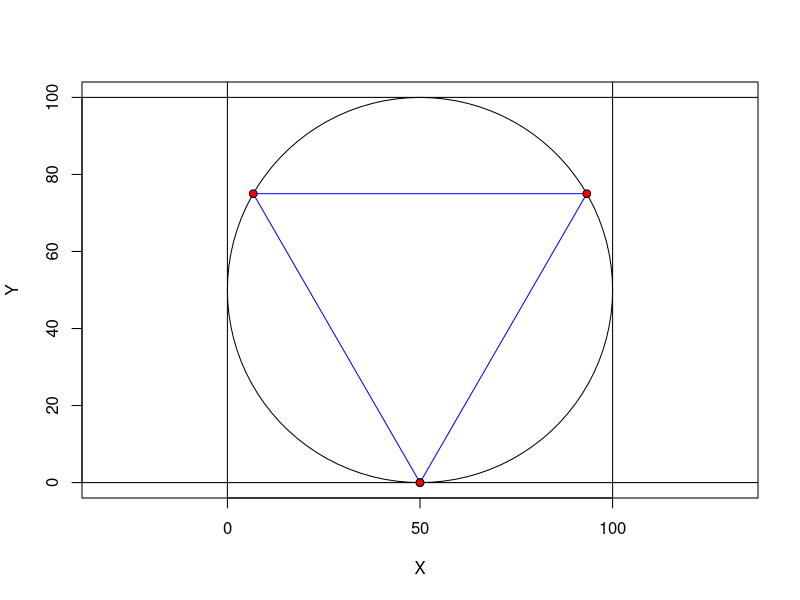
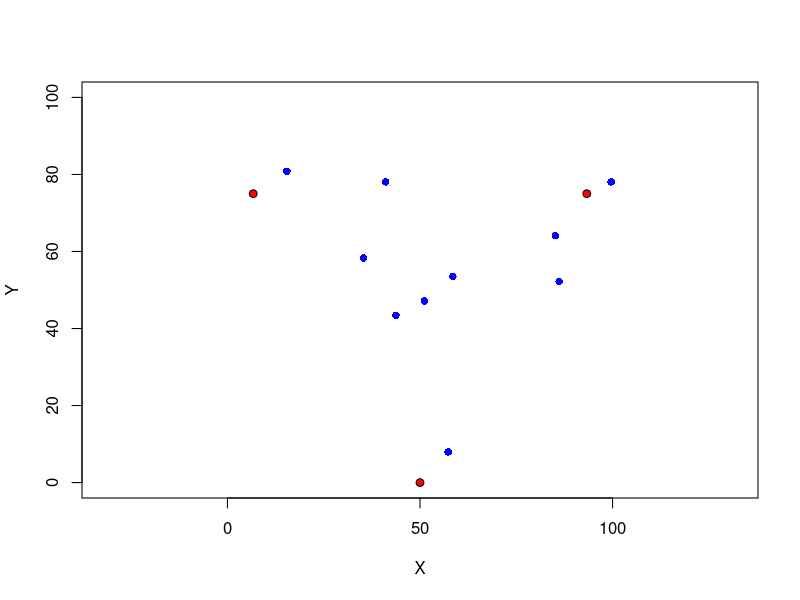
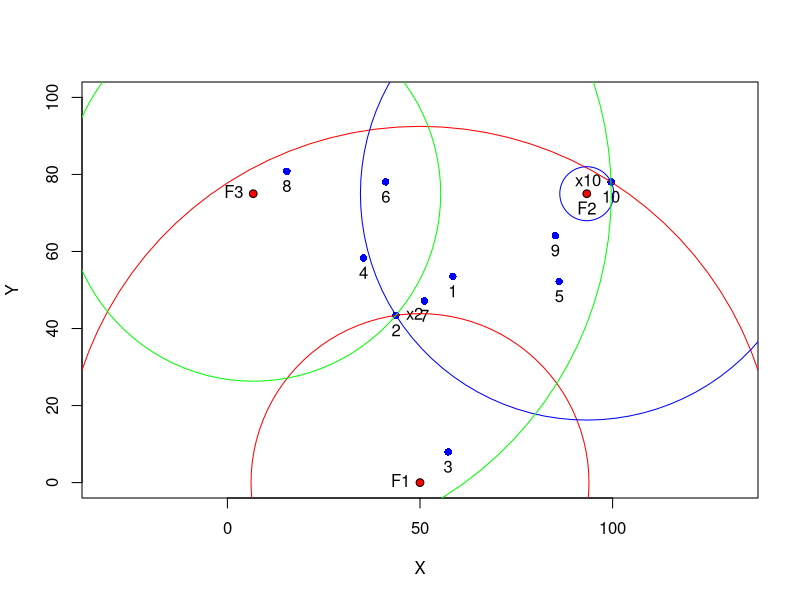
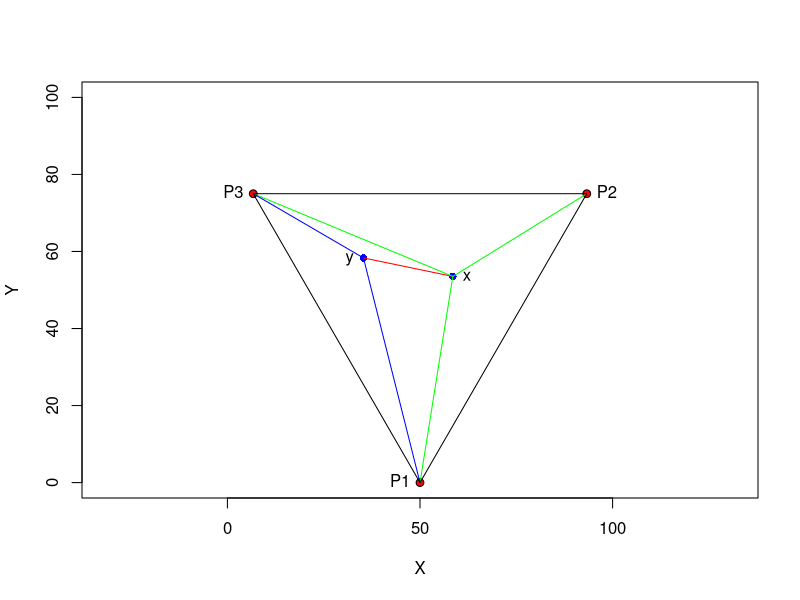
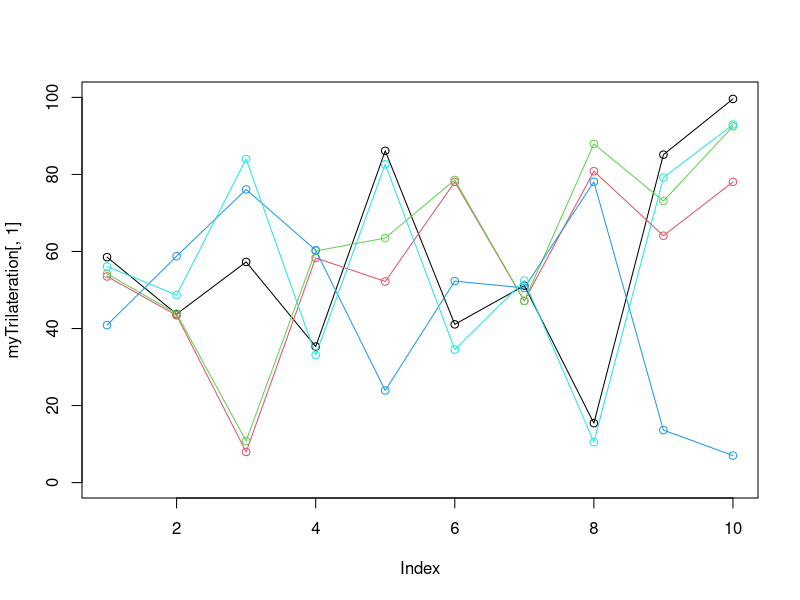
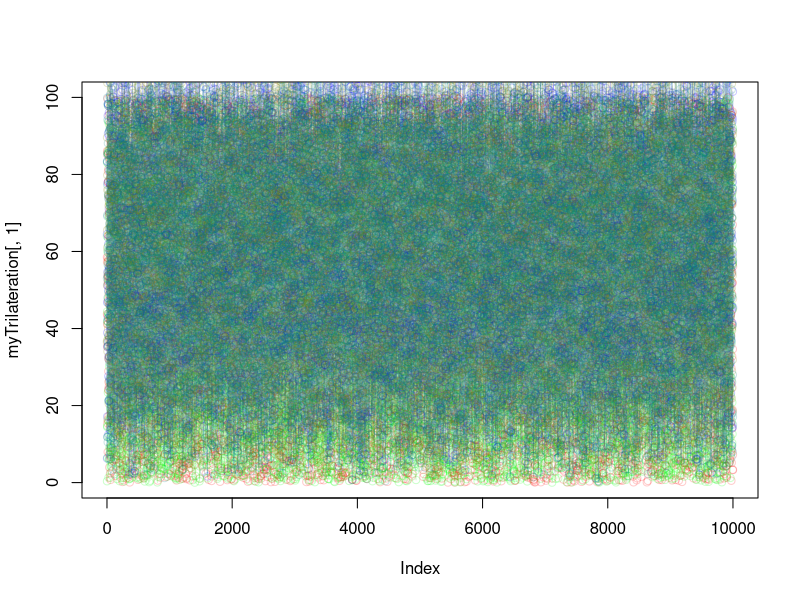

Write the R code that produced these figures, in order.
rm(list=ls()) ; gc()
library(plotrix)

plot(x=NULL, y=NULL, xlim=c(0,100), ylim=c(0,100), asp = 1,
     xlab='X', ylab='Y')
draw.circle(x = 50, y = 50, radius = 50)
abline(h=0)
abline(h=100)
abline(v=0)
abline(v=100)

# Draw point
draw.circle(x = 50, y = 0, radius = 1, lwd = 1, col="red")

# Triangle points:
myTri <- data.frame(id=1, x=50, y=0)
myTri <- rbind(myTri, c(2, 25*(2+sqrt(3)), tan(pi/3)*((25*(2+sqrt(3)))-50)))
myTri <- rbind(myTri, c(3, -25*(sqrt(3)-2), tan(-pi/3)*((-25*(sqrt(3)-2))-50)))
polygon(myTri[,2], myTri[,3], border="blue")

# abline(a=tan(pi/3)*(-50), tan(pi/3))


# Draw point
draw.circle(x = 50, y = 0, radius = 1, lwd = 1, col="red")
draw.circle(x = 25*(2+sqrt(3)), y = tan(pi/3)*((25*(2+sqrt(3)))-50), radius = 1, lwd = 1, col="red")
draw.circle(x = -25*(sqrt(3)-2), y = tan(-pi/3)*((-25*(sqrt(3)-2))-50), radius = 1, lwd = 1, col="red")


# 2D Examples:
  # Distance function:
  myDist <- function(x, y) {
    # x and y must be 2D points -- (x,y) tuples i.e.: x <- c(1,2) y <- c(3,4)
    d <- sqrt((x[[1]]-y[[1]])^2+(x[[2]]-y[[2]])^2)
    return(d)
  }

  # Function to generate lots of random points
  makepoints <- function(n, min, max) {
    set.seed(1729)
    myPoints <- data.frame(x = runif(n = n, min = min, max = max),
                           y = runif(n = n, min = min, max = max))
    return(myPoints)
  }

  # 10 Random Points (seed ensures reproducibility):
  myPoints <- makepoints(10, 0, 100)

  #    x        y
  # 1  58.52396 53.516719
  # 2  43.73940 43.418684
  # 3  57.28944  7.950161
  # 4  35.32139 58.321179
  # 5  86.12714 52.201894
  # 6  41.08036 78.065907
  # 7  51.14533 47.157734
  # 8  15.42852 80.836340
  # 9  85.13531 64.090063
  # 10 99.60833 78.055071
  
  myTrilat <- data.frame(d1=NULL, d2=NULL, d3=NULL)
  for(i in 1:nrow(myPoints)) {
    myTrilat[i, 'd1'] <- myDist(c(myPoints[i,'x'], myPoints[i, 'y']), c(myTri[1,'x'], myTri[1,'y']))
    myTrilat[i, 'd2'] <- myDist(c(myPoints[i,'x'], myPoints[i, 'y']), c(myTri[2,'x'], myTri[2,'y']))
    myTrilat[i, 'd3'] <- myDist(c(myPoints[i,'x'], myPoints[i, 'y']), c(myTri[3,'x'], myTri[3,'y']))
  }
   
  myTrilateration <- cbind(myPoints, myTrilat)
  myTrilateration
  
  rm(myTrilat)  #twas temporary
  
  plot(x=NULL, y=NULL, xlim=c(0,100), ylim=c(0,100), asp = 1,
       xlab='X', ylab='Y')
  points(myTrilateration$x, myTrilateration$y, col="blue", pch=16, asp=1)
  
  draw.circle(x = myTri[1,'x'], y = myTri[1,'y'], radius = 1, lwd = 1, col="red")
  draw.circle(x = myTri[2,'x'], y = myTri[2,'y'], radius = 1, lwd = 1, col="red")
  draw.circle(x = myTri[3,'x'], y = myTri[3,'y'], radius = 1, lwd = 1, col="red")


# Arcs around two points:
  
  plot(x=NULL, y=NULL, xlim=c(0,100), ylim=c(0,100), asp = 1,
       xlab='X', ylab='Y')
  points(myTrilateration[c(2,10),'x'], myTrilateration[c(2,10),'y'], col="blue", pch=16, asp=1)
  points(myTrilateration, col="blue", pch=16, asp=1)
  text(myTrilateration[2,'x'], myTrilateration[2,'y'], labels = 'x2', pos=4)
  text(myTrilateration[10,'x'], myTrilateration[10,'y'], labels = 'x10', pos=2)
  text(myTrilateration, pos = 1)
  
  draw.circle(x = myTri[1,'x'], y = myTri[1,'y'], radius = 1, lwd = 1, col="red")
  draw.circle(x = myTri[2,'x'], y = myTri[2,'y'], radius = 1, lwd = 1, col="red")
  draw.circle(x = myTri[3,'x'], y = myTri[3,'y'], radius = 1, lwd = 1, col="red")
  text(myTri[1, 'x'], myTri[1, 'y'], labels = 'F1', pos=2)
  text(myTri[2, 'x'], myTri[2, 'y'], labels = 'F2', pos=1)
  text(myTri[3, 'x'], myTri[3, 'y'], labels = 'F3', pos=2)
  
  draw.circle(x=myTri[1,'x'], y=myTri[1,'y'], radius=myTrilateration[2,'d1'], border="red")
  draw.circle(x=myTri[1,'x'], y=myTri[1,'y'], radius=myTrilateration[10,'d1'], border = "red")

  draw.circle(x=myTri[2,'x'], y=myTri[2,'y'], radius=myTrilateration[2,'d2'], border="blue")
  draw.circle(x=myTri[2,'x'], y=myTri[2,'y'], radius=myTrilateration[10,'d2'], border="blue")

  draw.circle(x=myTri[3,'x'], y=myTri[3,'y'], radius=myTrilateration[2,'d3'], border="green")
  draw.circle(x=myTri[3,'x'], y=myTri[3,'y'], radius=myTrilateration[10,'d3'], border="green")
  

# Triangles...
  plot(x=NULL, y=NULL, xlim=c(0,100), ylim=c(0,100), asp = 1,
       xlab='X', ylab='Y')
  
  # reference points:
    draw.circle(x = myTri[1,'x'], y = myTri[1,'y'], radius = 1, lwd = 1, col="red")
    draw.circle(x = myTri[2,'x'], y = myTri[2,'y'], radius = 1, lwd = 1, col="red")
    draw.circle(x = myTri[3,'x'], y = myTri[3,'y'], radius = 1, lwd = 1, col="red")
    
    text(myTri[1, 'x'], myTri[1, 'y'], labels = 'P1', pos=2)
    text(myTri[2, 'x'], myTri[2, 'y'], labels = 'P2', pos=4)
    text(myTri[3, 'x'], myTri[3, 'y'], labels = 'P3', pos=2)
  # Target points
    points(myTrilateration[c(1,4),'x'], myTrilateration[c(1,4),'y'], col="blue", pch=16, asp=1)
    text(myTrilateration[1,'x'], myTrilateration[1,'y'], labels = 'x', pos=4)
    text(myTrilateration[4,'x'], myTrilateration[4,'y'], labels = 'y', pos=2)
  # Target distance
    lines(myTrilateration[c(1,4),'x'], myTrilateration[c(1,4),'y'], col="red")
  
  # Trilateration 1
    lines(c(myTri[1, 'x'], myTrilateration[1,'x']), c(myTri[1, 'y'], myTrilateration[1, 'y']), col="green")
    lines(c(myTri[2, 'x'], myTrilateration[1,'x']), c(myTri[2, 'y'], myTrilateration[1, 'y']), col="green")
    lines(c(myTri[3, 'x'], myTrilateration[1,'x']), c(myTri[3, 'y'], myTrilateration[1, 'y']), col="green")

  # Trilateration 2
    lines(c(myTri[1, 'x'], myTrilateration[4,'x']), c(myTri[1, 'y'], myTrilateration[4, 'y']), col="blue")
    # lines(c(myTri[2, 'x'], myTrilateration[4,'x']), c(myTri[2, 'y'], myTrilateration[4, 'y']), col="blue")
    lines(c(myTri[3, 'x'], myTrilateration[4,'x']), c(myTri[3, 'y'], myTrilateration[4, 'y']), col="blue")
  
  # Reference Equilateral Triangle
    lines(myTri[c(1,2,3,1), 'x'], myTri[c(1,2,3,1), 'y'])
    
rDistP1P2 <- myDist(myTri[1,c('x','y')], myTri[2, c('x', 'y')]) # It's an Equilateral triangle
rDistP2P3 <- myDist(myTri[2,c('x','y')], myTri[3, c('x', 'y')]) # So these should be the same
rDistP3P1 <- myDist(myTri[3,c('x','y')], myTri[1, c('x', 'y')]) # But let's do this in case we change things
  

# Heron's Formula: http://www.mathopenref.com/heronsformula.html
p_P1yP3 <- (rDistP3P1 + myTrilateration[4, 'd1'] + myTrilateration[4, 'd3']) / 2.0
areaP1yP3 <- sqrt(p_P1yP3*(p_P1yP3 - rDistP3P1)*(p_P1yP3 - myTrilateration[4,'d1'])*(p_P1yP3 - myTrilateration[4, 'd3']))

p_P2xP3 <- (rDistP2P3 + myTrilateration[1, 'd2'] + myTrilateration[1, 'd3']) / 2.0
p <- p_P2xP3
areaP2xP3 <- sqrt(p*(p - rDistP2P3) * (p - myTrilateration[1, 'd2']) * (p - myTrilateration[1, 'd3']))

p_P1xP2 <- (rDistP1P2 + myTrilateration[1, 'd1'] + myTrilateration[1, 'd2']) / 2.0
p <- p_P1xP2
areaP1xP2 <- sqrt(p*(p - rDistP1P2) * (p - myTrilateration[1, 'd1']) * (p - myTrilateration[1, 'd2']))

areaP1yP3
areaP2xP3
areaP1xP2

# Equilateral triangle for total area:
areaP1P2P3 <- (sqrt(3)/4)*rDistP1P2^2

areaP1P2P3

# Remaining area for P3xy and P1xy:
myArea <- areaP1P2P3 - (areaP1yP3 + areaP2xP3 + areaP1xP2)

# So: Area P3xy + Area P1xy = myArea
# p_a <- (d(p3,x) + d(p3, y) + d(x,y))/2
# p_b <- (d(p1,x) + d(p1, y) + d(x,y))/2
# a = sqrt(p_a*(p_a-d(p3, x))*(p_a-d(p3,y))*(p_a-d(x,y)))
# b = sqrt(p_b*(p_b-d(p1, x))*(p_b-d(p1,y))*(p_b-d(x,y)))
# a + b = myArea


# Plotting things...
  
  plot(myTrilateration[,1], ylim=c(0,100))
  lines(myTrilateration[,1])
  points(myTrilateration[,2], col=2)
  lines(myTrilateration[,2], col=2)
  points(myTrilateration[,3], col=3)
  lines(myTrilateration[,3], col=3)
  points(myTrilateration[,4], col=4)
  lines(myTrilateration[,4], col=4)
  points(myTrilateration[,5], col=5)
  lines(myTrilateration[,5], col=5)
  
  
manyPoints <- makepoints(10000, 0, 100)

maketrilat <- function(myPoints, myTri) {
  myTrilat <- data.frame(d1=NULL, d2=NULL, d3=NULL)
  for(i in 1:nrow(myPoints)) {
    myTrilat[i, 'd1'] <- myDist(c(myPoints[i,'x'], myPoints[i, 'y']), c(myTri[1,'x'], myTri[1,'y']))
    myTrilat[i, 'd2'] <- myDist(c(myPoints[i,'x'], myPoints[i, 'y']), c(myTri[2,'x'], myTri[2,'y']))
    myTrilat[i, 'd3'] <- myDist(c(myPoints[i,'x'], myPoints[i, 'y']), c(myTri[3,'x'], myTri[3,'y']))
  }
  myTrilateration <- cbind(myPoints, myTrilat)
  return(myTrilateration)
}


myTrilateration <- maketrilat(manyPoints, myTri)
head(myTrilateration)

plot(myTrilateration[,1], ylim=c(0,100), col=rgb(1,0,0,0.2))
# lines(myTrilateration[,1])
points(myTrilateration[,2], col=rgb(0,1,0,0.2))
lines(myTrilateration[,2], col=rgb(0,1,0,0.2))
points(myTrilateration[,3], col=rgb(0,0,1,0.2))
lines(myTrilateration[,3], col=rgb(0,0,1,0.2))
points(myTrilateration[,4], col=rgb(0.5,0.5,0,0.2))
lines(myTrilateration[,4], col=rgb(0.5,0.5,0,0.2))
points(myTrilateration[,5], col=rgb(0,0.5,0.5,0.2))
lines(myTrilateration[,5], col=rgb(0,0.5,0.5,0.2))


